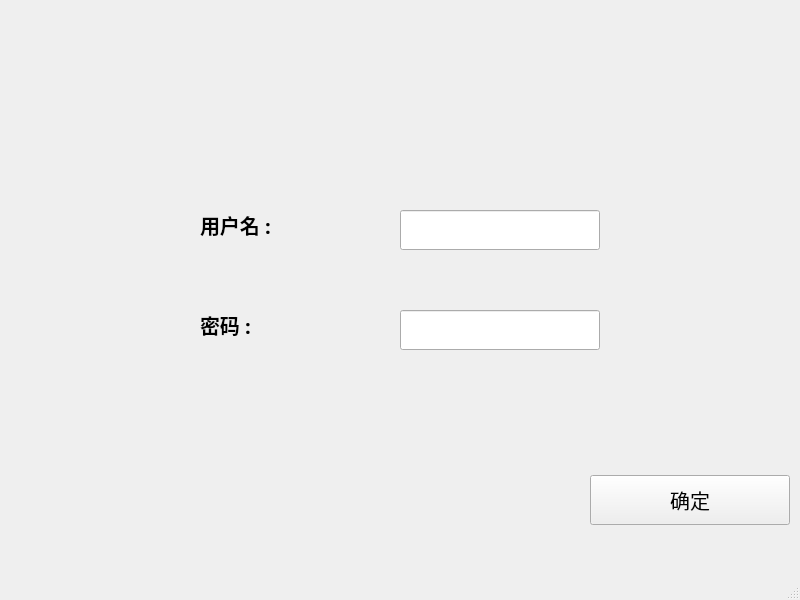
<?xml version="1.0" encoding="UTF-8"?>
<ui version="4.0">
 <class>signIn_MainWindow</class>
 <widget class="QMainWindow" name="signIn_MainWindow">
  <property name="geometry">
   <rect>
    <x>0</x>
    <y>0</y>
    <width>800</width>
    <height>600</height>
   </rect>
  </property>
  <property name="minimumSize">
   <size>
    <width>800</width>
    <height>600</height>
   </size>
  </property>
  <property name="maximumSize">
   <size>
    <width>800</width>
    <height>600</height>
   </size>
  </property>
  <property name="font">
   <font>
    <family>黑体</family>
    <pointsize>15</pointsize>
   </font>
  </property>
  <property name="windowTitle">
   <string>低压断路器故障诊断与在线监测界面</string>
  </property>
  <property name="windowIcon">
   <iconset resource="signWindow.qrc">
    <normaloff>:/images/Login.png</normaloff>:/images/Login.png</iconset>
  </property>
  <property name="iconSize">
   <size>
    <width>128</width>
    <height>128</height>
   </size>
  </property>
  <widget class="QWidget" name="centralwidget">
   <widget class="QLabel" name="username_label">
    <property name="geometry">
     <rect>
      <x>200</x>
      <y>200</y>
      <width>170</width>
      <height>50</height>
     </rect>
    </property>
    <property name="minimumSize">
     <size>
      <width>170</width>
      <height>50</height>
     </size>
    </property>
    <property name="maximumSize">
     <size>
      <width>170</width>
      <height>50</height>
     </size>
    </property>
    <property name="font">
     <font>
      <family>黑体</family>
      <pointsize>15</pointsize>
      <weight>75</weight>
      <italic>false</italic>
      <bold>true</bold>
     </font>
    </property>
    <property name="lineWidth">
     <number>1</number>
    </property>
    <property name="text">
     <string>用户名 : </string>
    </property>
   </widget>
   <widget class="QLabel" name="password_label">
    <property name="geometry">
     <rect>
      <x>200</x>
      <y>300</y>
      <width>170</width>
      <height>50</height>
     </rect>
    </property>
    <property name="minimumSize">
     <size>
      <width>170</width>
      <height>50</height>
     </size>
    </property>
    <property name="maximumSize">
     <size>
      <width>170</width>
      <height>50</height>
     </size>
    </property>
    <property name="font">
     <font>
      <family>黑体</family>
      <pointsize>15</pointsize>
      <weight>75</weight>
      <italic>false</italic>
      <bold>true</bold>
     </font>
    </property>
    <property name="lineWidth">
     <number>1</number>
    </property>
    <property name="text">
     <string>密码 : </string>
    </property>
   </widget>
   <widget class="QLineEdit" name="password">
    <property name="geometry">
     <rect>
      <x>400</x>
      <y>310</y>
      <width>200</width>
      <height>40</height>
     </rect>
    </property>
    <property name="minimumSize">
     <size>
      <width>200</width>
      <height>40</height>
     </size>
    </property>
    <property name="maximumSize">
     <size>
      <width>200</width>
      <height>40</height>
     </size>
    </property>
    <property name="alignment">
     <set>Qt::AlignLeading|Qt::AlignLeft|Qt::AlignVCenter</set>
    </property>
   </widget>
   <widget class="QLineEdit" name="username">
    <property name="geometry">
     <rect>
      <x>400</x>
      <y>210</y>
      <width>200</width>
      <height>40</height>
     </rect>
    </property>
    <property name="minimumSize">
     <size>
      <width>200</width>
      <height>40</height>
     </size>
    </property>
    <property name="maximumSize">
     <size>
      <width>200</width>
      <height>40</height>
     </size>
    </property>
    <property name="alignment">
     <set>Qt::AlignLeading|Qt::AlignLeft|Qt::AlignVCenter</set>
    </property>
   </widget>
   <widget class="QPushButton" name="sure_Button">
    <property name="geometry">
     <rect>
      <x>590</x>
      <y>475</y>
      <width>200</width>
      <height>50</height>
     </rect>
    </property>
    <property name="minimumSize">
     <size>
      <width>200</width>
      <height>50</height>
     </size>
    </property>
    <property name="maximumSize">
     <size>
      <width>200</width>
      <height>50</height>
     </size>
    </property>
    <property name="text">
     <string>确定</string>
    </property>
    <property name="icon">
     <iconset resource="signWindow.qrc">
      <normaloff>:/images/click.ico</normaloff>:/images/click.ico</iconset>
    </property>
    <property name="iconSize">
     <size>
      <width>54</width>
      <height>54</height>
     </size>
    </property>
   </widget>
   <widget class="QLabel" name="label">
    <property name="geometry">
     <rect>
      <x>0</x>
      <y>0</y>
      <width>800</width>
      <height>600</height>
     </rect>
    </property>
    <property name="minimumSize">
     <size>
      <width>800</width>
      <height>600</height>
     </size>
    </property>
    <property name="maximumSize">
     <size>
      <width>800</width>
      <height>600</height>
     </size>
    </property>
    <property name="text">
     <string/>
    </property>
    <property name="alignment">
     <set>Qt::AlignCenter</set>
    </property>
   </widget>
   <zorder>label</zorder>
   <zorder>username_label</zorder>
   <zorder>password_label</zorder>
   <zorder>password</zorder>
   <zorder>username</zorder>
   <zorder>sure_Button</zorder>
  </widget>
  <widget class="QStatusBar" name="statusbar"/>
 </widget>
 <resources>
  <include location="signWindow.qrc"/>
 </resources>
 <connections/>
</ui>
